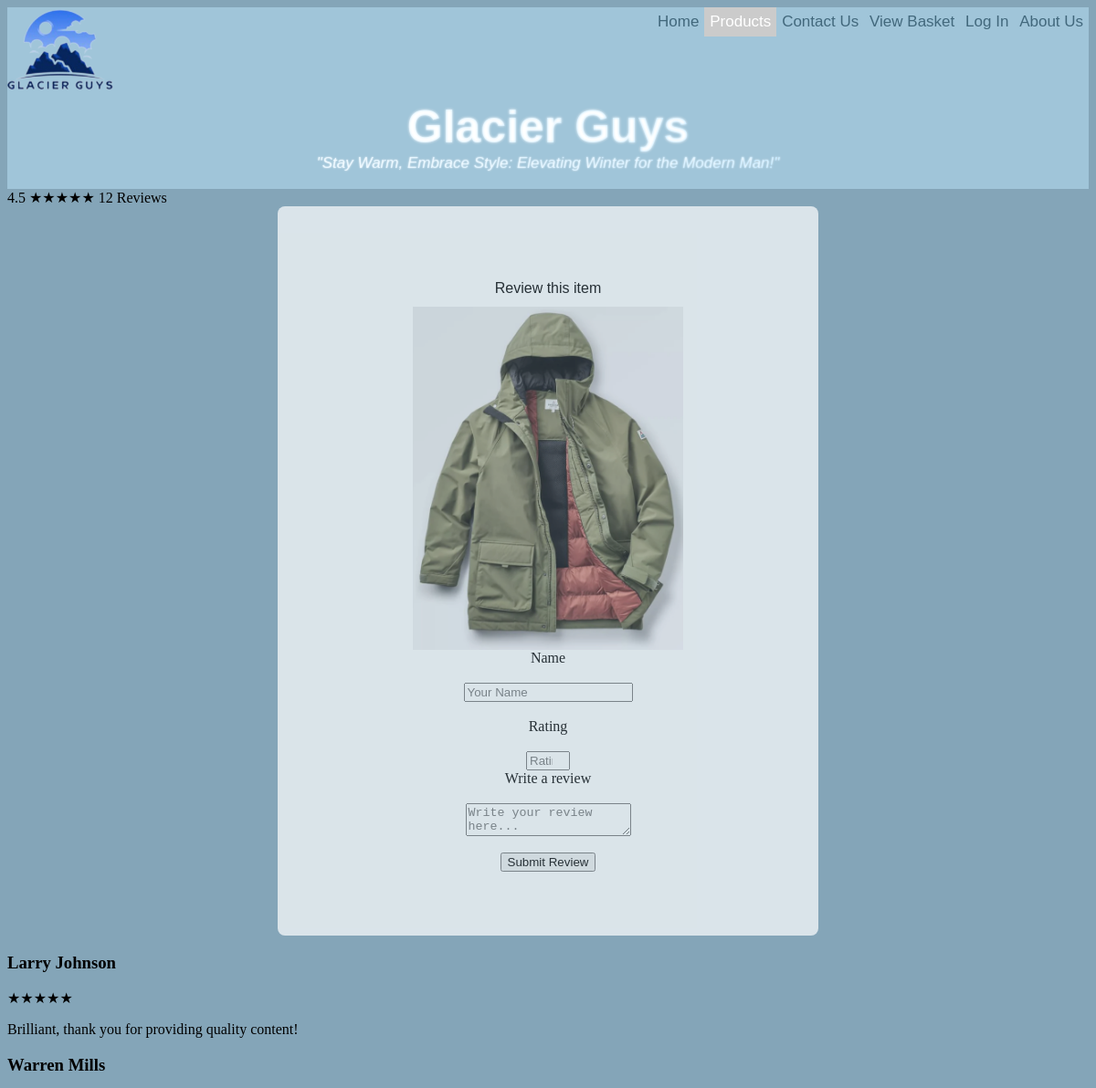
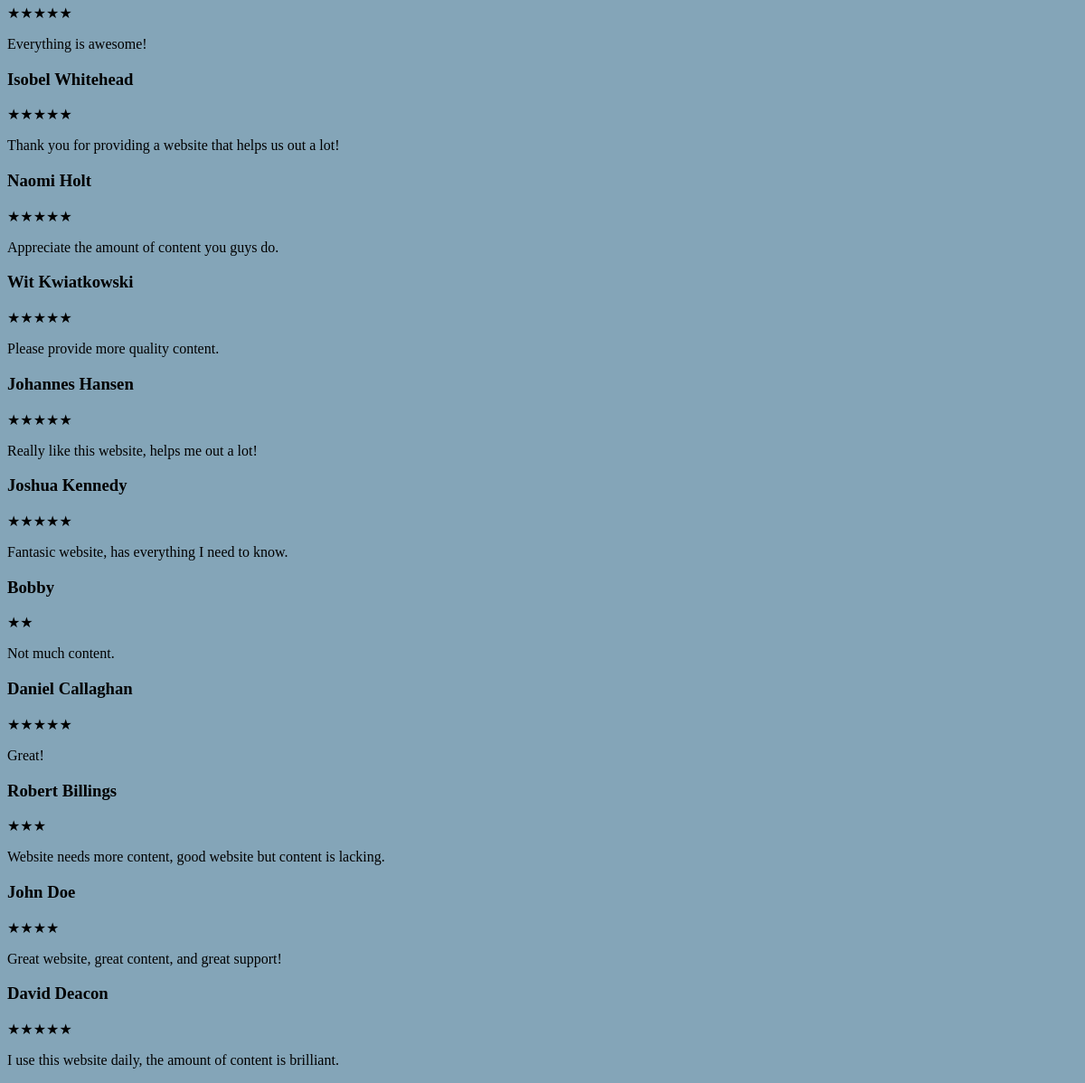
The app's page /review.php?product_id=1 with its own data (2 pictures, top to bottom).
### tables this page shows
CREATE TABLE `product` (
  `productid` int(11) NOT NULL,
  `productTypeid` int(11) NOT NULL,
  `stock` int(11) NOT NULL,
  `colour` text NOT NULL,
  `size` text NOT NULL,
  `imageFilePath` text NOT NULL
);

CREATE TABLE `reviews` (
  `id` int(11) NOT NULL,
  `product_id` int(11) NOT NULL,
  `name` varchar(255) NOT NULL,
  `review` text NOT NULL,
  `rating` tinyint(1) NOT NULL,
  `review_date` datetime NOT NULL DEFAULT current_timestamp()
);

### review.php (the view, shortened to what this page needs)
<?php
require_once('connectdb.php');
if (isset($_GET['product_id'])) {
  $stmt = $db->prepare('SELECT * FROM product WHERE productid = ?');
  $stmt->execute([$_GET['product_id']]);
  $product = $stmt->fetch();
  $reviews = $db->prepare('SELECT * FROM reviews WHERE product_id = ? ORDER BY review_date DESC');
  $reviews->execute([$_GET['product_id']]);
  $reviewlist = $reviews->fetchAll();
  $info = $db->prepare('SELECT AVG(rating) AS overall_rating, COUNT(*) AS review_num FROM reviews WHERE product_id = ?');
  $info->execute([$_GET['product_id']]);
  $reviewinfo = $info->fetch();
} else {
  header('Location: review.php?product_id='. ($_GET['product_id']). '');
  exit('Please provide the page ID.');
}
?>
<!DOCTYPE html>
<html lang="en">
<head>
    <link rel="stylesheet" href="./css/styleAwais.css?v=<?php echo time(); ?>">
</head>
<body>
<?php require_once("navbar.php"); navbar("productList"); ?>
<div class="overall_rating">
  <span class="num"><?=number_format($reviewinfo['overall_rating'], 1)?></span>
  <span class="rating"><?=str_repeat('&#9733;', round($reviewinfo['overall_rating']))?></span>
  <span class="total"><?=$reviewinfo['review_num']?> Reviews</span>
</div>
<div class="write_review">
  <form class="lgrcontainer" action="" method="post">
    <h1>Review this item</h1>
    <img src = "<?= $product['imageFilePath'] ?>"/>
    <label for="name">Name</label><br>
    <input name="name" type="text" placeholder="Your Name" required><br>
    <label for="rating">Rating</label><br>
    <input name="rating" type="number" min="1" max="5" placeholder="Rating (1-5)" required>
    <label for="desc">Write a review</label><br>
    <textarea name="review" placeholder="Write your review here..." required></textarea><br>
    <button type="submit">Submit Review</button>
  </form>
</div>
<?php foreach ($reviewlist as $review): ?>
<div class="review">
    <h3 class="name"><?=htmlspecialchars($review['name'], ENT_QUOTES)?></h3>
    <div>
        <span class="rating"><?=str_repeat('&#9733;', $review['rating'])?></span>
    </div>
    <p class="content"><?=htmlspecialchars($review['review'], ENT_QUOTES)?></p>
</div>
<?php endforeach ?>
</body>
</html>
</body>

### navbar.php (shortened to what this page needs)
<?php
function navbar($currentPage){
    if (isset($_SESSION["username"])){
        $loggedIn = "<a>Logged in as ".$_SESSION['username']."</a>";
    } else {
        $loggedIn = "";
    }
    echo '<div class="topnav">
    <link rel ="stylesheet" href = "./css/navbarStyle.css">
    <div id="searchResults"></div>'.$loggedIn.'
        <a href="aboutus.php">About Us
            <ion-icon name="person-circle-outline"></ion-icon>
        </a>';
    if ($currentPage == "login"){
        $current = 'class="active"';
    } else {
        $current = '';
    }
    echo '<a '.$current.' href="login.php">Log In
            <ion-icon name="log-in-outline"></ion-icon>
        </a>';
    if ($currentPage == "basket"){
        $current = 'class="active"';
    } else {
        $current = '';
    }
    echo '<a '.$current.' href="basket.php">View Basket
            <ion-icon name="basket-outline"></ion-icon>
        </a>';
    if ($currentPage == "contactUs"){
        $current = 'class="active"';
    } else {
        $current = '';
    }
    echo '<a '.$current.' href="contactus.php">Contact Us
            <ion-icon name="call-outline"></ion-icon>
        </a>';
    if ($currentPage == "productList"){
        $current = 'class="active"';
    } else {
        $current = '';
    }
    echo '<a '.$current.' href="products_list.php">Products
            <ion-icon name="shirt-outline"></ion-icon>
        </a>';
    if ($currentPage == "stockManage"){
        $current = 'class="active"';
    } else {
        $current = '';
    }
    if ($currentPage == "home"){
        $current = 'class="active"';
    } else {
        $current = '';
    }
    echo '<a '.$current.' href="home.php">Home
            <ion-icon name="home"></ion-icon>
        </a>
        <img src="images/Glacier Guys.png" alt="pic" style="max-width: 10%; height: auto;">
        <div class="imgtopnav"></div>
            <div class="glacier-guys">Glacier Guys</div>
            <div class="subtitle">"Stay Warm, Embrace Style: Elevating Winter for the Modern Man!"</div>
            <br/>
        </div>
        <script type="module" src="https://unpkg.com/ionicons@7.1.0/dist/ionicons/ionicons.esm.js"></script>
        <script nomodule src="https://unpkg.com/ionicons@7.1.0/dist/ionicons/ionicons.js"></script>
    </div>';
}
?>

### css/styleAwais.css (style rules this page uses)
.lgrcontainer img { height: inherit; width: inherit; }
.lgrcontainer { width: 50%; margin: auto; padding: 70px 0; background-color: white; opacity: 70%; display: flex; flex-direction: column; border-radius: 8px; display: flex; justify-content: center; align-items: center; }
.lgrcontainer h1 { text-align: center; font: 1em sans-serif; }

### css/navbarStyle.css (style rules this page uses)
.topnav { background-color: rgb(179, 218, 241, 0.6); overflow: hidden; font-family: Arial, Helvetica, sans-serif; position: relative; }
.topnav a { float: right; color: rgb(66, 104, 124); text-align: center; padding: 0.5% 0.5%; text-decoration: none; font-size: 17px; }
.topnav a.active { background-color: rgb(203,203,203); color: white; }
.glacier-guys { color: #70c9ff; font-family: Arial, sans-serif; font-size: 50px; text-align: center; line-height: 60px; margin-top: 0.5%; font-weight: bold; background: linear-gradient(to right, #fff, #70c9ff); -webkit-background-clip: text; background-clip: text; color: transparent; text-shadow: 0px 0px 3px #ffffff; }
.subtitle { color: white; font-family: Arial, sans-serif; font-size: 17px; text-align: center; font-style: italic; background: linear-gradient(to right, #fff, #70c9ff); -webkit-background-clip: text; background-clip: text; color: transparent; text-shadow: 0px 0px 2px #ffffff; }
body { background-color: rgb(132, 165, 184); }

### records on screen
product: imageFilePath (picture)
reviews: name "Larry Johnson", rating "★★★★★", review "Brilliant, thank you for providing quality content!"
reviews: name "Warren Mills", rating "★★★★★", review "Everything is awesome!"
reviews: name "Isobel Whitehead", rating "★★★★★", review "Thank you for providing a website that helps us out a lot!"
reviews: name "Naomi Holt", rating "★★★★★", review "Appreciate the amount of content you guys do."
reviews: name "Wit Kwiatkowski", rating "★★★★★", review "Please provide more quality content."
reviews: name "Johannes Hansen", rating "★★★★★", review "Really like this website, helps me out a lot!"
reviews: name "Joshua Kennedy", rating "★★★★★", review "Fantasic website, has everything I need to know."
reviews: name "Bobby", rating "★★", review "Not much content."
reviews: name "Daniel Callaghan", rating "★★★★★", review "Great!"
reviews: name "Robert Billings", rating "★★★", review "Website needs more content, good website but content is lacking."
reviews: name "John Doe", rating "★★★★", review "Great website, great content, and great support!"
reviews: name "David Deacon", rating "★★★★★", review "I use this website daily, the amount of content is brilliant."

### other values on screen
$reviewinfo['overall_rating'] "4.5"
str_repeat('&#9733;', round($reviewinfo['overall_rating'])) "★★★★★"
$reviewinfo['review_num'] "12"
